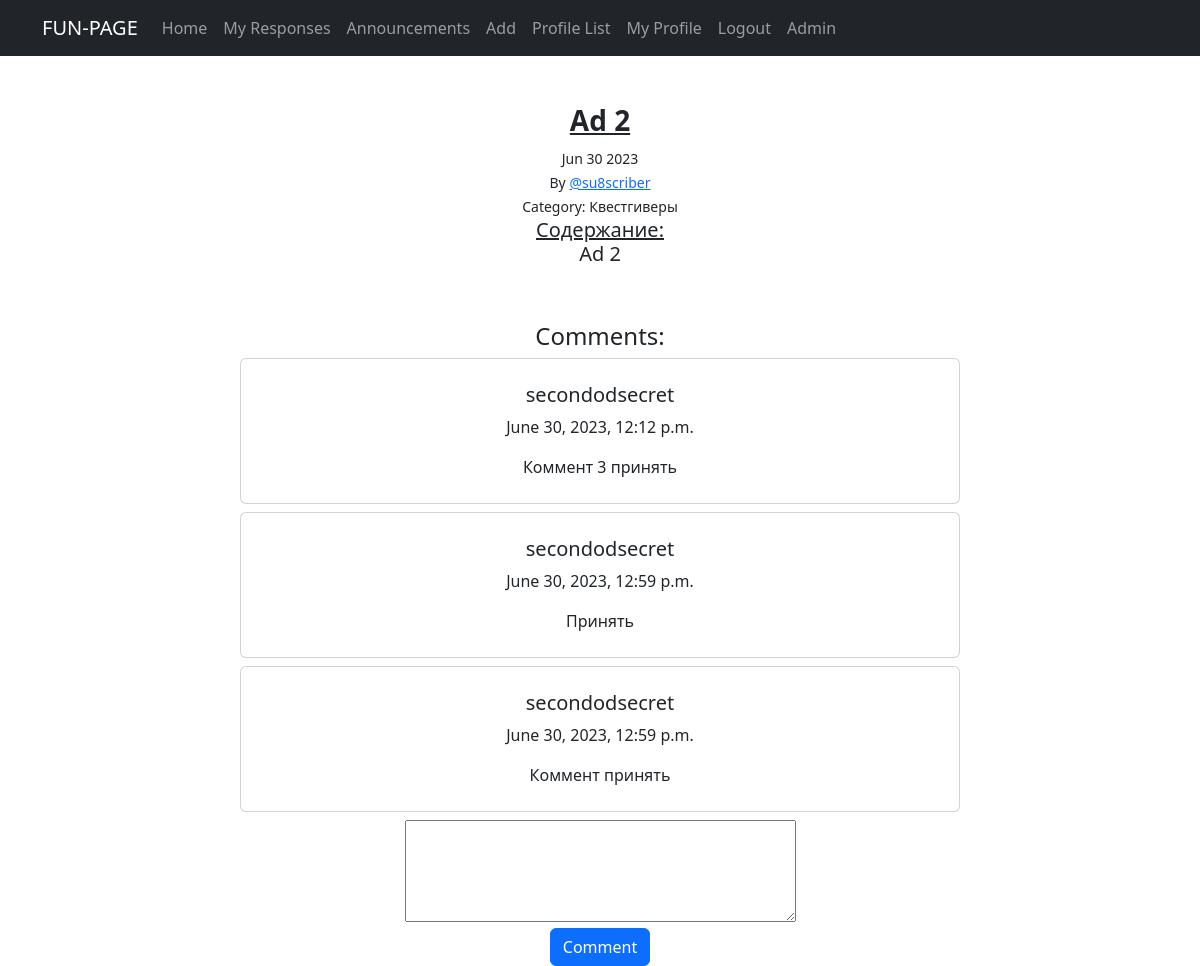
Screenshot of /ad/3/ (signed in) with the database file from the repository.
### fun/models.py (models this page shows, shortened)
class Announcement(models.Model):
    title = models.CharField(max_length=100)
    text = models.TextField()
    category = models.ForeignKey(Category, on_delete=models.CASCADE)
    author = models.ForeignKey(User, default=1, on_delete=models.CASCADE)
    date_added = models.DateTimeField(auto_now_add=True)
    image = models.ImageField(upload_to='images/', null=True, blank=True)
    video = models.FileField(upload_to='videos/', null=True, blank=True)
    likes = models.ManyToManyField(User, related_name="ad_like", blank=True)
    comments = models.ManyToManyField(Comment, related_name="commented_on", blank=True)

class Category(models.Model):
    name = models.CharField(max_length=20, unique=True)
    def __str__(self):
        return f'{self.name.title()}'

class Comment(models.Model):
    user = models.ForeignKey(User, on_delete=models.CASCADE)
    date = models.DateTimeField(auto_now_add=True)
    announcement = models.ForeignKey('Announcement', on_delete=models.CASCADE)
    content = models.TextField()

### fun/views.py (the view, shortened to what this page needs)
# urls.py: path('ad/<int:pk>/', AdView.as_view(), name='ad'),
class AdView(DetailView):
    model = Announcement
    template_name = 'ad_view.html'
    context_object_name = 'ad'
    queryset = Announcement.objects.all()
    form = CommentForm
    def get_context_data(self, **kwargs):
        context = super().get_context_data(**kwargs)
        context["form"] = self.form
        comments = Comment.objects.filter(announcement__author=self.request.user, announcement=self.get_object())
        context["comments"] = comments
        return context

### templates/ad_view.html (shortened to what this page needs)
{% extends 'flatpages/default.html' %}
{% block content %}
<br/>
<h3><b><u>{{ ad.title}} </u></b></h3>
<small>{{ ad.date_added|date:'M d Y' }}</small>
<br/>
<small> By <a href="{% url 'profile' ad.author.id %}">@{{ ad.author|lower }}</a></small>
<br/>
<small>Category: {{ ad.category }}</small>
<h5> <u> Содержание:</u> <br/> {{ ad.text }}</h5>
<br>
<br>
<h4>Comments:</h4>
<div class ="section">
  <div class="container">
    <div class="row">
      <div class="col-lg-8 mx-auto">
        {% for comment in object.comment_set.all %}
        <div class="card p-2 mb-2">
            <div class="card-body">
                <h5 class="card-title">{{ comment.user.username }}</h5>
                <p class="card-text">{{ comment.date }}</p>
                <p class="card-text">{{ comment.content }}</p>
            </div>
        </div>
        {% empty %}
        <p>No comments yet.</p>
        {% endfor %}
        <form method="POST" action="{%url 'ad' pk=object.pk%}">
              <div class="form-group">
                {{form.content}}
              </div>
        <button class="btn btn-primary btn-block" type="submit">Comment</button>
        </form>
      </div>
    </div>
  </div>
</div>
{% endblock content %}

### rows the page displays
Announcement: title "Ad 2", date_added "Jun 30 2023", author "su8scriber", category "Квестгиверы", text "Ad 2"
Comment: user.username "secondodsecret", date "June 30, 2023, 12:12 p.m.", content "Коммент 3 принять"
Comment: user.username "secondodsecret", date "June 30, 2023, 12:59 p.m.", content "Принять"
Comment: user.username "secondodsecret", date "June 30, 2023, 12:59 p.m.", content "Коммент принять"
